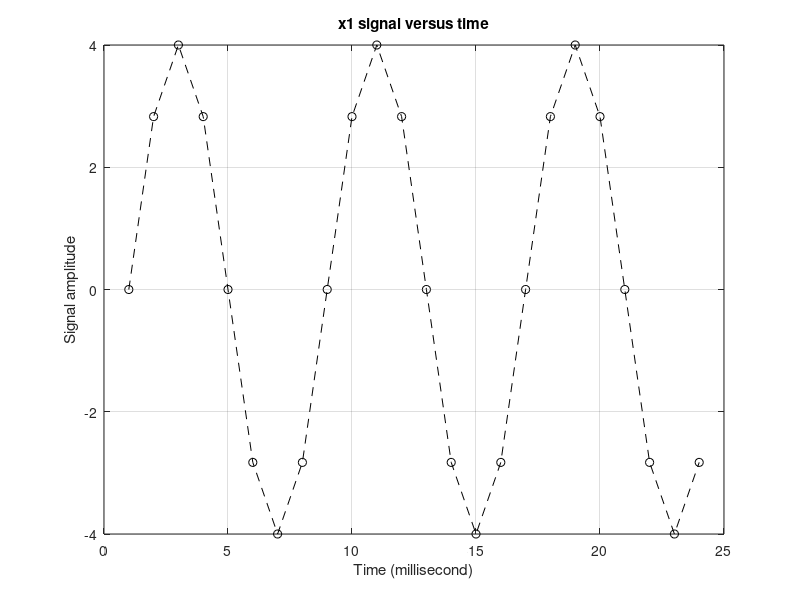
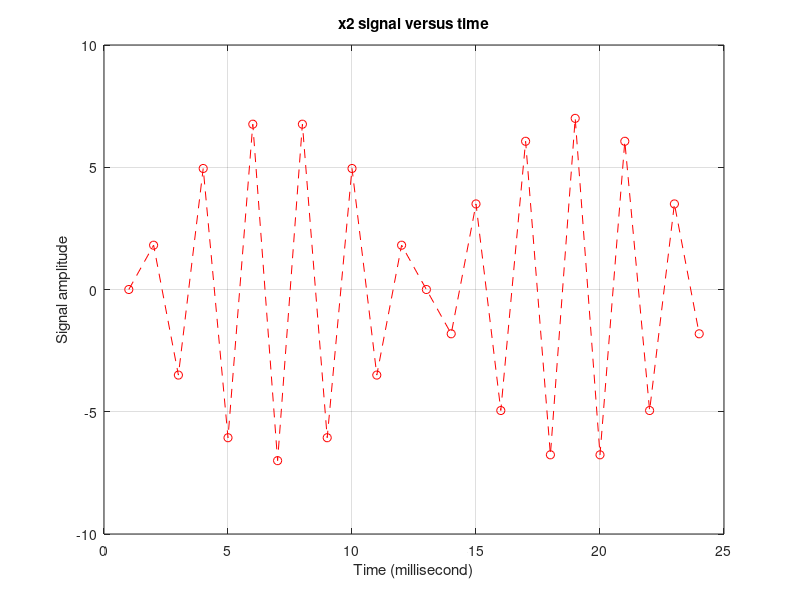
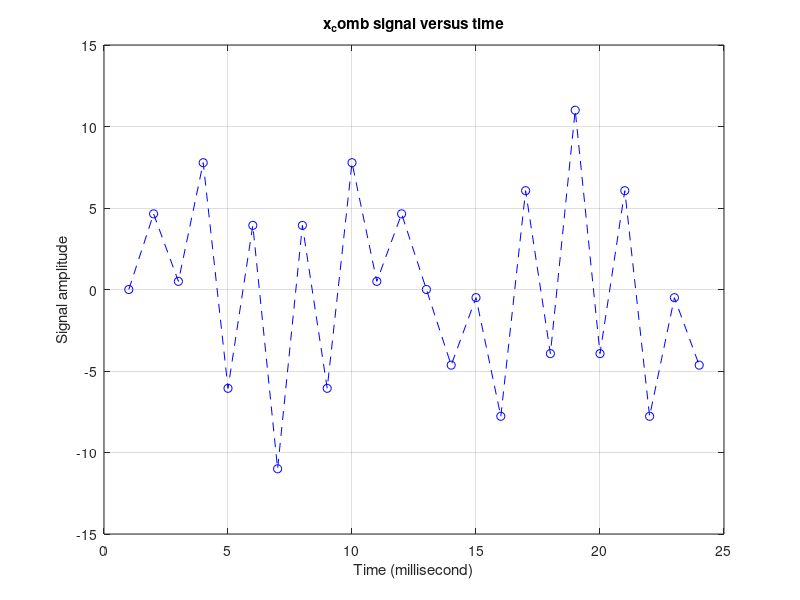

These figures' MATLAB source, in order: (Note: this script raises an error after producing the figures.)

%% DFT Linearity: The DFT of the sum of two signals is equal to the sum of the transforms of each signal
clc;    clear;   close all;
   Fs = 24000;                  % Sampling frequency (24KHz)
   ts = 1/Fs;     % seconds
   DFT_points = 24;      N = DFT_points;
     a = 4;   Fc_1 = 3000;   b = 7;   Fc_2 = 11000;
     ind = 1;   x = [];
    for n = 1:DFT_points
        m = n-1;
        x1(ind) = a*sin(2*pi*Fc_1*m*ts);
        x2(ind) = b*sin(2*pi*Fc_2*m*ts);
        ind = ind + 1;
    end
    x_sum = x1 + x2;     
    
    t = 1:DFT_points;

% Plot first N discrete values of x1 signal:
   figure(1);   plot(t,x1,'k--o');   grid on;
   xlabel('Time (millisecond)');     ylabel('Signal amplitude')
   title('x1 signal versus time');   zoom xon;

% Plot first N discrete values of x2 signal:
   figure(2);   plot(t,x2,'r--o');   grid on;
   xlabel('Time (millisecond)');     ylabel('Signal amplitude')
   title('x2 signal versus time');   zoom xon;
   
% Plot first N discrete values of x_comb signal:

   figure(3);   plot(t,x_sum,'b--o');   grid on;
   xlabel('Time (millisecond)');     ylabel('Signal amplitude')
   title('x_comb signal versus time');   zoom xon;

%% DFT of x_seq1 (using exponential equation):
Dft_x1 = zeros(N,1);     
Dft_x1 = dft(x1, N);
   
%% DFT of x_seq2 (using exponential equation):
Dft_x2 = zeros(N,1);     
Dft_x2 = dft(x2, N);   
   
%% DFT of x_comb (using exponential equation):
Dft_x_sum = zeros(N,1);     
Dft_x_sum = dft(x_sum, N);

% Combine the DFT values of x1 and x2 (X1(m) + X2(m)):
DFTsum_x1x2 = Dft_x1 + Dft_x2;

mf = 0:DFT_points-1;
figure(4); 
stem(mf,Dft_x_sum,'LineStyle','--',...
     'MarkerSize',15,'Marker','s',...
     'MarkerFaceColor','black',...
     'MarkerEdgeColor','green')
grid on;
title('Magnitude of Dft_x_comb')
xlabel('m (KHz)')
ylabel('Magnitude')

figure(5); 
stem(mf,DFTsum_x1x2,'LineStyle','--',...
     'MarkerSize',15,'Marker','s',...
     'MarkerFaceColor','blue',...
     'MarkerEdgeColor','green')
grid on;
title('Magnitude of DFTsum_x1x2')
xlabel('m (KHz)')
ylabel('Magnitude')


% Verify DFT Linearity property: 
DFT_Linearity_error = max(abs(DFTsum_x1x2 - Dft_x_sum));
    if DFT_Linearity_error < 1e-9
       'DFT_Linearity_is_proved'  
    end  
    





   